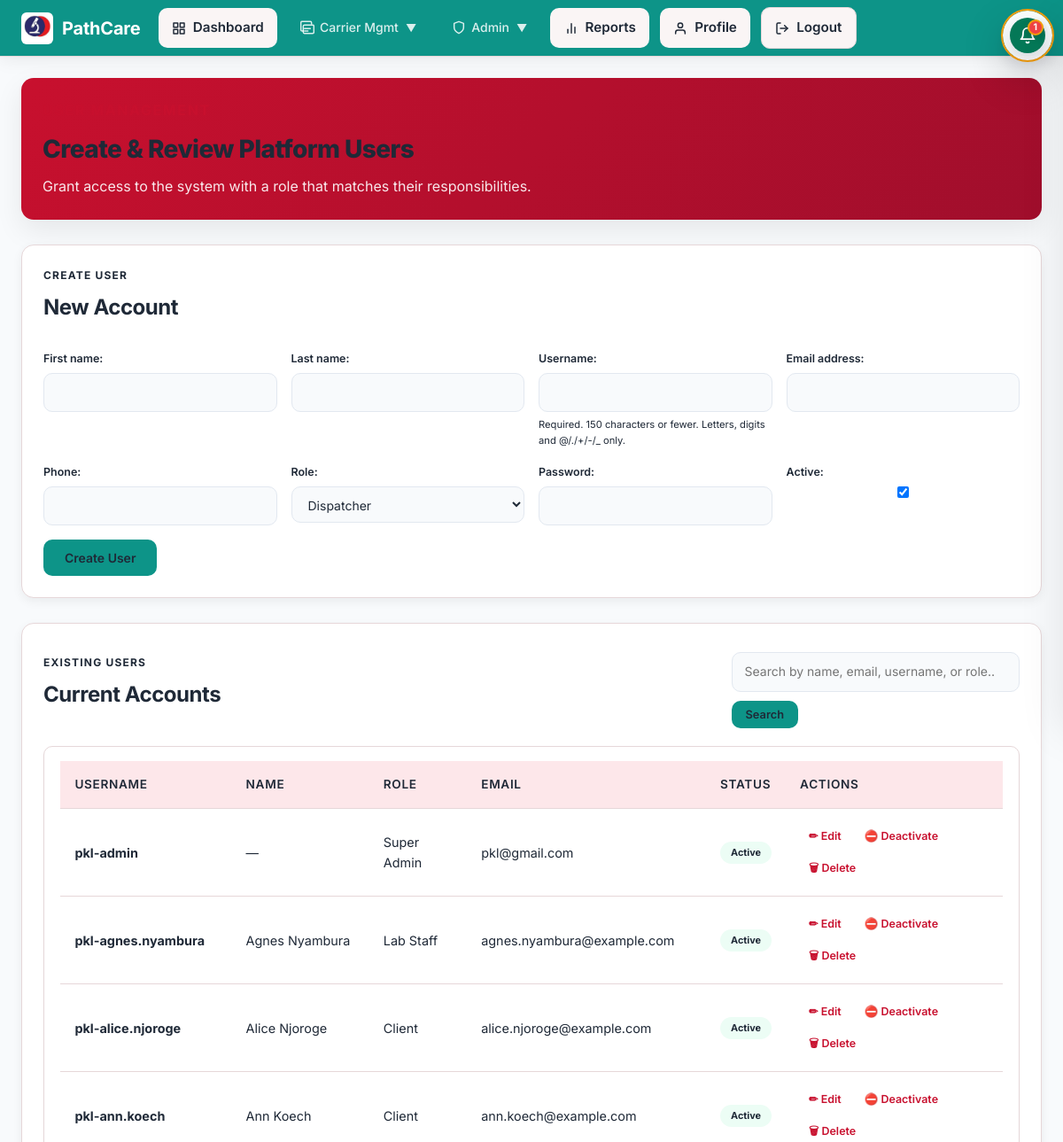
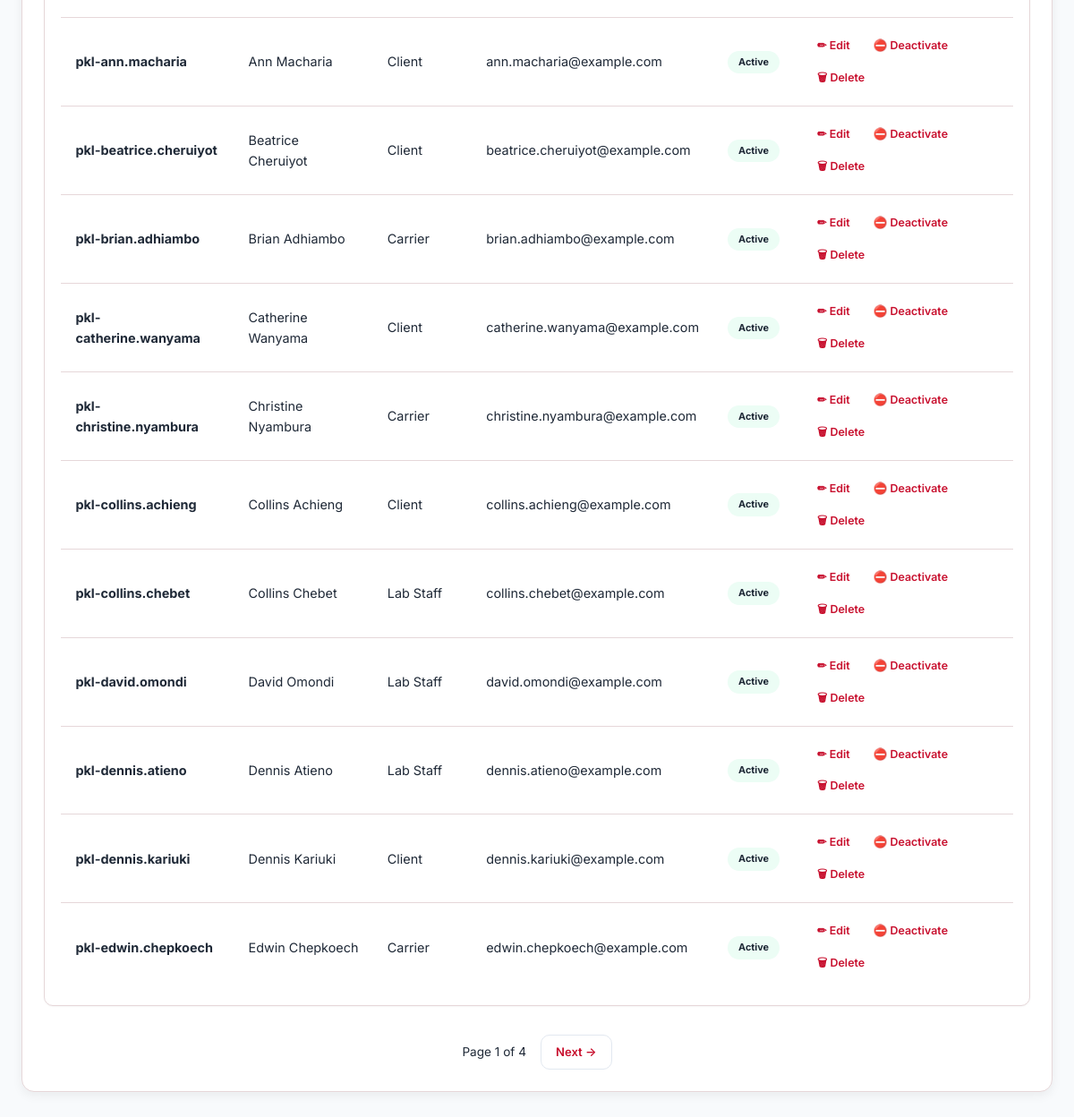
The app's page /accounts/users/ (signed in) with its own data (2 pictures, top to bottom).
### accounts/models.py (models this page shows, shortened)
class User(AbstractUser):
    class Role(models.TextChoices):
        SUPER_ADMIN = "super_admin", "Super Admin"
        DISPATCHER = "dispatcher", "Dispatcher"
        CARRIER = "carrier", "Carrier"
        CLIENT = "client", "Client"
        LAB_STAFF = "lab_staff", "Lab Staff"
    role = models.CharField(max_length=20, choices=Role.choices, default=Role.DISPATCHER)
    phone = models.CharField(max_length=32, blank=True)
    department = models.CharField(max_length=100, blank=True)
    objects = PathcareUserManager()
    def is_super_admin(self):
        return self.is_superuser or self.role == self.Role.SUPER_ADMIN

### accounts/views.py (the view, shortened to what this page needs)
# urls.py: path("users/", user_management, name="user_management"),
@login_required
def user_management(request):
    if not request.user.is_super_admin():
        messages.error(request, "You do not have permission to manage users.")
        return redirect("accounts:role_redirect")
    form = UserCreateForm()
    if request.method == "POST":
        form = UserCreateForm(request.POST)
        if form.is_valid():
            form.save()
            messages.success(request, "User created successfully.")
            return redirect("accounts:user_management")
    query = request.GET.get("q", "").strip()
    users = User.objects.all()
    users = users.order_by("username")
    page = request.GET.get("page", 1)
    paginator = Paginator(users, 15)
    users = paginator.get_page(page)
    query_params = request.GET.copy()
    if "page" in query_params:
        del query_params["page"]
    return render(request, "accounts/user_management.html", {
        "form": form,
        "users": users,
        "query": query,
        "page_obj": users,
        "querystring": query_params.urlencode(),
    })

### accounts/views.py (shortened to what this page needs)
class UserCreateForm(forms.ModelForm):
    password = forms.CharField(widget=forms.PasswordInput)
    is_active = forms.BooleanField(required=False, initial=True, label="Active")
    class Meta:
        model = User
        fields = [
            "first_name",
            "last_name",
            "username",
            "email",
            "phone",
            "role",
            "password",
            "is_active",
        ]

### tracking/context_processors.py (called while the page is built)
def notifications(request):
    if not request.user.is_authenticated:
        return {}
    try:
        unread = Notification.objects.filter(user=request.user, is_read=False).count()
        recent = Notification.objects.filter(user=request.user).order_by("-created_at")[:10]
        return {"notifications_unread_count": unread, "notifications_list": recent}
    except Exception:
        return {}

### accounts/templates/accounts/user_management.html (shortened to what this page needs)
{% extends "tracking/base.html" %}
{% block content %}
<div class="hero-card">
  <div>
    <p class="eyebrow">User Management</p>
    <h1>Create &amp; Review Platform Users</h1>
    <p>Grant access to the system with a role that matches their responsibilities.</p>
  </div>
</div>
<section class="panel">
  <div class="panel-header">
    <div><p class="eyebrow">Create User</p><h2>New Account</h2></div>
  </div>
  <form method="post" class="user-form" novalidate>
    {{ form.as_p }}
    <button type="submit" class="btn btn--primary">Create User</button>
  </form>
</section>
<section class="panel">
  <div class="panel-header">
    <div><p class="eyebrow">Existing Users</p><h2>Current Accounts</h2></div>
    <form method="get" class="search-bar">
      <input type="search" name="q" placeholder="Search by name, email, username, or role…" value="{{ query|default:'' }}">
      <button type="submit" class="btn btn--sm btn--primary">Search</button>
    </form>
  </div>
  {% if users %}
    <div class="table-card">
      <table class="user-table">
        <thead><tr><th>Username</th><th>Name</th><th>Role</th><th>Email</th><th>Status</th><th>Actions</th></tr></thead>
        <tbody>
          {% for u in users %}
            <tr>
              <td><strong>{{ u.username }}</strong></td>
              <td>{{ u.get_full_name|default:"—" }}</td>
              <td>{{ u.get_role_display }}</td>
              <td>{{ u.email|default:"—" }}</td>
              <td>
                <span class="status-badge {% if u.is_active %}active{% else %}inactive{% endif %}">
                  {{ u.is_active|yesno:"Active,Inactive" }}
                </span>
              </td>
              <td>
                <div class="action-links">
                  <a href="{% url 'accounts:user_edit' u.pk %}" class="action-link edit">✏ Edit</a>
                  <a href="{% url 'accounts:user_toggle_active' u.pk %}" class="action-link toggle">
                    {{ u.is_active|yesno:"⛔ Deactivate,✅ Activate" }}
                  </a>
                  <a href="{% url 'accounts:user_delete' u.pk %}" class="action-link delete">🗑 Delete</a>
                </div>
              </td>
            </tr>
          {% endfor %}
        </tbody>
      </table>
    </div>
    {% if page_obj.has_other_pages %}
      <div class="pagination">
        <span>Page {{ page_obj.number }} of {{ page_obj.paginator.num_pages }}</span>
        {% if page_obj.has_next %}
          <a href="?{% if querystring %}{{ querystring }}&{% endif %}page={{ page_obj.next_page_number }}">Next →</a>
        {% endif %}
      </div>
    {% endif %}
  {% else %}
    <div class="empty-state">
      <span class="empty-state__icon" aria-hidden="true">👥</span>
      <div class="empty-state__title">No Users Yet</div>
      <div class="empty-state__desc">No user accounts have been created yet. Use the form above to add the first one.</div>
    </div>
  {% endif %}
</section>
{% endblock %}

### tracking/templates/tracking/base.html (style rules this page uses)
:root { --color-primary: #0d9488; --color-primary-hover: #0f766e; --color-primary-soft: #f0fdfa; --color-primary-border: #99f6e4; --color-primary-ink: #115e59; --color-surface: #ffffff; --color-surface-alt: #f8fafc; --color-surface-raised: #ffffff; --color-text: #0f172a; --color-text-secondary: #475569; --color-text-muted: #94a3b8; --color-border: #e2e8f0; --color-border-light: #f1f5f9; --color-danger: #ef4444; --color-danger-soft: #fef2f2; --color-warning: #f59e0b; --color-warning-soft: #fffbeb; --color-success: #10b981; --color-success-soft: #ecfdf5; --color-info: #3b82f6; --color-info-soft: #eff6ff; --space-xs: 4px; --space-sm: 8px; --space-md: 16px; --space-lg: 24px; --space-xl: 32px; --space-2xl: 48px; --radius-sm: 6px; --radius-md: 10px; --radius-lg: 14px; --radius-xl: 20px; --radius-full: 9999px; --shadow-sm: 0 1px 2px rgba(0,0,0,.04); --shadow-md: 0 4px 12px rgba(0,0,0,.06); --shadow-lg: 0 12px 32px rgba(0,0,0,.08); --shadow-xl: 0 24px 48px rgba(0,0,0,.10); --shadow-nav: 0 2px 20px rgba(0,0,0,.08); --ease-out: cubic-bezier(0.16, 1, 0.3, 1); --ease-in-out: cubic-bezier(0.65, 0, 0.35, 1); --duration-fast: 150ms; --duration-normal: 250ms; --duration-slow: 400ms; --font-sans: 'Inter', system-ui, -apple-system, sans-serif; }
*, *::before, *::after { margin: 0; padding: 0; box-sizing: border-box; }
html { font-family: var(--font-sans); -webkit-font-smoothing: antialiased; -moz-osx-font-smoothing: grayscale; -webkit-tap-highlight-color: transparent; scroll-behavior: smooth; }
body { background: var(--color-surface-alt); color: var(--color-text); line-height: 1.6; min-height: 100vh; min-height: 100dvh; overflow-x: hidden; }
.btn { display: inline-flex; align-items: center; justify-content: center; gap: 8px; padding: 12px 24px; border-radius: var(--radius-md); font-size: .875rem; font-weight: 600; text-decoration: none; border: none; cursor: pointer; transition: all var(--duration-fast) var(--ease-out); white-space: nowrap; }
.btn--primary { background: var(--color-primary); color: #fff; }
.btn--sm { padding: 8px 16px; font-size: .8rem; }

### records on screen
User: username "pkl-admin", get_full_name "—", role "Super Admin", email "pkl@gmail.com", is_active "Active", is_active "⛔ Deactivate"
User: username "pkl-agnes.nyambura", get_full_name "Agnes Nyambura", role "Lab Staff", email "agnes.nyambura@example.com", is_active "Active", is_active "⛔ Deactivate"
User: username "pkl-alice.njoroge", get_full_name "Alice Njoroge", role "Client", email "alice.njoroge@example.com", is_active "Active", is_active "⛔ Deactivate"
User: username "pkl-ann.koech", get_full_name "Ann Koech", role "Client", email "ann.koech@example.com", is_active "Active", is_active "⛔ Deactivate"
User: username "pkl-ann.macharia", get_full_name "Ann Macharia", role "Client", email "ann.macharia@example.com", is_active "Active", is_active "⛔ Deactivate"
User: username "pkl-beatrice.cheruiyot", get_full_name "Beatrice Cheruiyot", role "Client", email "beatrice.cheruiyot@example.com", is_active "Active", is_active "⛔ Deactivate"
User: username "pkl-brian.adhiambo", get_full_name "Brian Adhiambo", role "Carrier", email "brian.adhiambo@example.com", is_active "Active", is_active "⛔ Deactivate"
User: username "pkl-catherine.wanyama", get_full_name "Catherine Wanyama", role "Client", email "catherine.wanyama@example.com", is_active "Active", is_active "⛔ Deactivate"
User: username "pkl-christine.nyambura", get_full_name "Christine Nyambura", role "Carrier", email "christine.nyambura@example.com", is_active "Active", is_active "⛔ Deactivate"
User: username "pkl-collins.achieng", get_full_name "Collins Achieng", role "Client", email "collins.achieng@example.com", is_active "Active", is_active "⛔ Deactivate"
User: username "pkl-collins.chebet", get_full_name "Collins Chebet", role "Lab Staff", email "collins.chebet@example.com", is_active "Active", is_active "⛔ Deactivate"
User: username "pkl-david.omondi", get_full_name "David Omondi", role "Lab Staff", email "david.omondi@example.com", is_active "Active", is_active "⛔ Deactivate"
User: username "pkl-dennis.atieno", get_full_name "Dennis Atieno", role "Lab Staff", email "dennis.atieno@example.com", is_active "Active", is_active "⛔ Deactivate"
User: username "pkl-dennis.kariuki", get_full_name "Dennis Kariuki", role "Client", email "dennis.kariuki@example.com", is_active "Active", is_active "⛔ Deactivate"
User: username "pkl-edwin.chepkoech", get_full_name "Edwin Chepkoech", role "Carrier", email "edwin.chepkoech@example.com", is_active "Active", is_active "⛔ Deactivate"

### other values on screen
{{ notifications_unread_count }} "1"
{{ page_obj.number }} "1"
{{ page_obj.paginator.num_pages }} "4"
